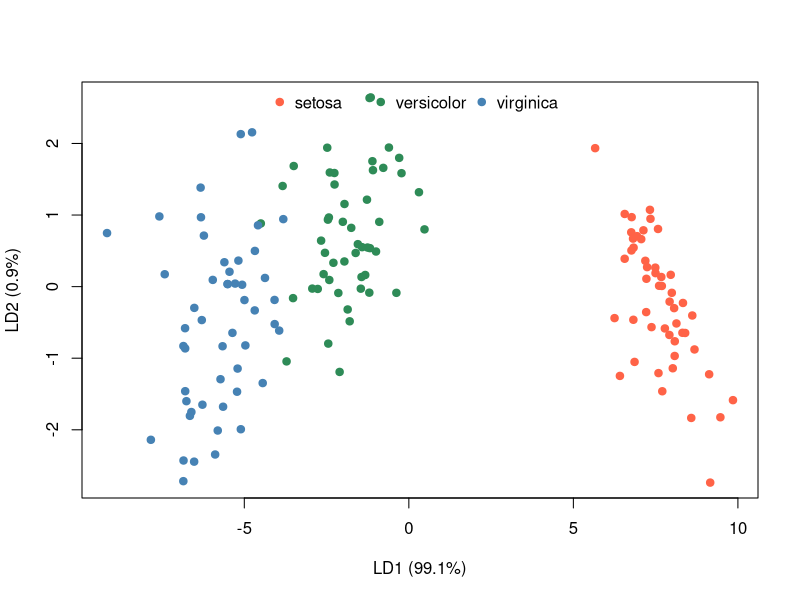

Here is the R script that generated this plot:
## ---- chunk 1
two <- droplevels(subset(iris, Species != "setosa"))
X <- as.matrix(two[, 1:4])
g <- two$Species
n1 <- sum(g == "versicolor"); n2 <- sum(g == "virginica")

m1 <- colMeans(X[g == "versicolor", ])
m2 <- colMeans(X[g == "virginica", ])
S  <- ((n1 - 1) * cov(X[g == "versicolor", ]) +
       (n2 - 1) * cov(X[g == "virginica", ])) / (n1 + n2 - 2)

a <- solve(S, m1 - m2)           # discriminant coefficients
round(a, 3)
## ---- chunk 2
D2 <- drop(t(m1 - m2) %*% solve(S) %*% (m1 - m2))
p  <- 4
T2 <- n1 * n2 / (n1 + n2) * D2
F  <- (n1 + n2 - p - 1) / ((n1 + n2 - 2) * p) * T2
c(D2 = D2, T2 = T2, F = F, p_value = pf(F, p, n1 + n2 - p - 1, lower.tail = FALSE))
## ---- chunk 3
z <- drop(X %*% a)
cutoff <- (sum(a * m1) + sum(a * m2)) / 2
predicted <- ifelse(z > cutoff, "versicolor", "virginica")
table(observed = g, predicted = predicted)
## ---- chunk 4
library(MASS)
fit <- lda(Species ~ Sepal.Length + Sepal.Width + Petal.Length + Petal.Width, data = iris)
fit
## ---- chunk 5
scores <- predict(fit)$x
plot(scores, col = c("tomato", "seagreen", "steelblue")[iris$Species], pch = 19,
     xlab = "LD1 (99.1%)", ylab = "LD2 (0.9%)")
legend("top", legend = levels(iris$Species),
       col = c("tomato", "seagreen", "steelblue"), pch = 19, bty = "n", horiz = TRUE)
## ---- chunk 6
summary(manova(cbind(Sepal.Length, Sepal.Width, Petal.Length, Petal.Width) ~ Species,
               data = iris), test = "Wilks")
## ---- chunk 7
pred <- predict(fit)
table(observed = iris$Species, predicted = pred$class)
mean(pred$class == iris$Species)          # apparent accuracy
## ---- chunk 8
cv <- lda(Species ~ ., data = iris, CV = TRUE)
table(observed = iris$Species, predicted = cv$class)
mean(cv$class == iris$Species)            # cross-validated accuracy
## ---- chunk 9
new_flower <- data.frame(Sepal.Length = 6.0, Sepal.Width = 3.0,
                         Petal.Length = 4.8, Petal.Width = 1.6)
predict(fit, new_flower)
## ---- chunk 10
W <- Reduce(`+`, lapply(split(iris[, 1:4], iris$Species),
                        function(d) (nrow(d) - 1) * cov(d))) / (nrow(iris) - 3)
means <- aggregate(. ~ Species, data = iris, FUN = mean)
M <- as.matrix(means[, -1]); rownames(M) <- means$Species
D2 <- outer(1:3, 1:3, Vectorize(function(i, j)
  drop(t(M[i, ] - M[j, ]) %*% solve(W) %*% (M[i, ] - M[j, ]))))
dimnames(D2) <- list(rownames(M), rownames(M))
round(D2, 1)
